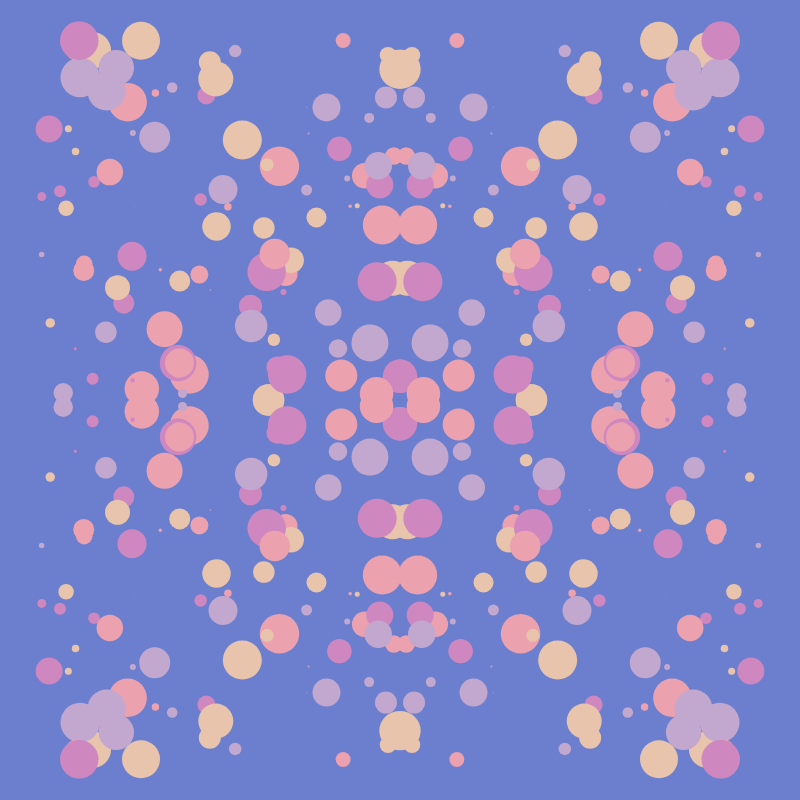
Frame 1 (no input)
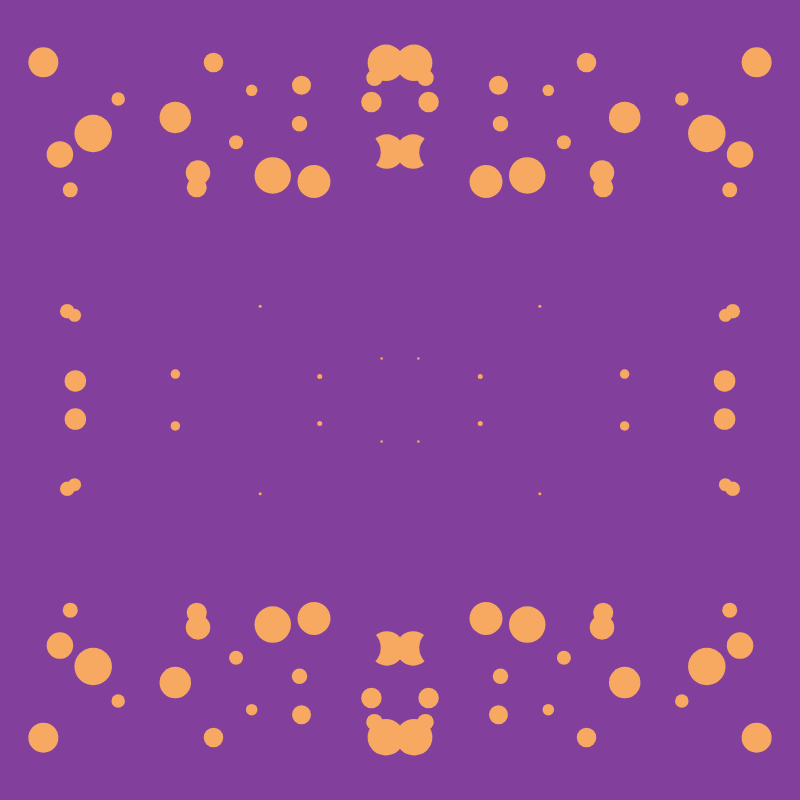
Frame 2 (the mouse pressed at the canvas centre, redrawn once)

The p5.js sketch that drew these frames (run headless with seeded random() and noise() and a simulated clock; the mouse was pressed at the canvas centre and the sketch redrawn once):

// p5.js sketch
// ── sketch.js
let R = (a = 1) => Math.random() * a;

const skyBlue = ["#35D6ED", "#65DDEF", "#7AE5F5", "#97EBF4", "#C9F6FF"];
const darkSkyBlue = ["#3190C5", "#60B7DE", "#87CEEB", "#B0E1F9", "#5CD1FA"];
const neutralBlue = ["#98B6D4", "#ADC4DD", "#CAD5E3", "#8EB1D9", "#7B9FCF"];
const colorsSpring = ["#FFC736", "#D43B99", "#521F95", "#1297C7", "#9FF086"];
const pureSpring = ["#64A3F5", "#7862D1", "#FD7E89", "#FAEFA7", "#9CE08B"];
const tearsOfLove = ["#B065A9", "#995BA4", "#82519E", "#AA7BB9", "#D1A5D4"];
const lovedOnes = ["#D3A1FF", "#FFB8DF", "#FFF5D6", "#FFB08F", "#FF87BB"];
const royalty = ["#82409C", "#82409C", "#F7A961", "#F7A961", "#F7A961"];
const sunsetFlight = ["#6B7FCE", "#CF87C0", "#ECA1AE", "#E8C4AC", "#C2A7CE"];
const underTheBed = ["#4A65BA", "#400F63", "#810066", "#BF1365", "#E47272"];
const holdMeForever = ["#3B3267", "#3B3267", "#903477", "#903477", "#903477"];
const gentlyElectric = ["#7B42EE", "#3DD9D8", "#AFF8CA", "#FCF6E0", "#F6D7CA"];

const palettes = [skyBlue, darkSkyBlue, neutralBlue, colorsSpring, pureSpring, tearsOfLove, lovedOnes, royalty, sunsetFlight, underTheBed, holdMeForever, gentlyElectric];

function draw_square([x, y], w, h, c) {
    noStroke();
    fill(c);
    rect((x + 1) * width / 2, (y + 1) * width / 2, w, h);
}

function draw_circle([x, y], r, c) {
    noStroke();
    fill(c);
    circle((x + 1) * width / 2, (y + 1) * width / 2, r / 2);
}

function draw_arc([x, y], r, c) {
    noStroke();
    fill(c);
    arc((x + 1) * width / 2, (y + 1) * width / 2, r, r, PI, TWO_PI);
}

function draw_triangle([x1, y1], [x2, y2], [x3, y3], c) {
    noStroke();
    fill(c);
    triangle(x1, y1, x2, y2, x3, y3);
}


function setup() {
    createCanvas(800, 800);
    // background(0);
    noLoop();
}

function draw() {
    const palette = palettes[random([0, 1, 2, 3, 4, 5, 6, 7, 8, 9, 10, 11])];
    background(palette[0]);
    // noStroke();
    strokeWeight(1);
    stroke([palette[Math.floor(random(1, 5))]])
    let shapes = Math.floor(random(6, 130));

    for (let i = 0; i < shapes; i++) {
        let p = [random(-0.9, 0), random(-0.9, 0)];
        let pMirror = [p[0] * -1, p[1]];
        let pMirror2 = [p[0], p[1] * -1];
        let pMirror3 = [p[0] * -1, p[1] * -1];
        let size = Math.floor(R(80));
        let color = Math.floor(random(1, 5));


        draw_circle(p, size, palette[color]);
        draw_circle(pMirror, size, palette[color]);
        draw_circle(pMirror2, size, palette[color]);
        draw_circle(pMirror3, size, palette[color]);
    }
}
